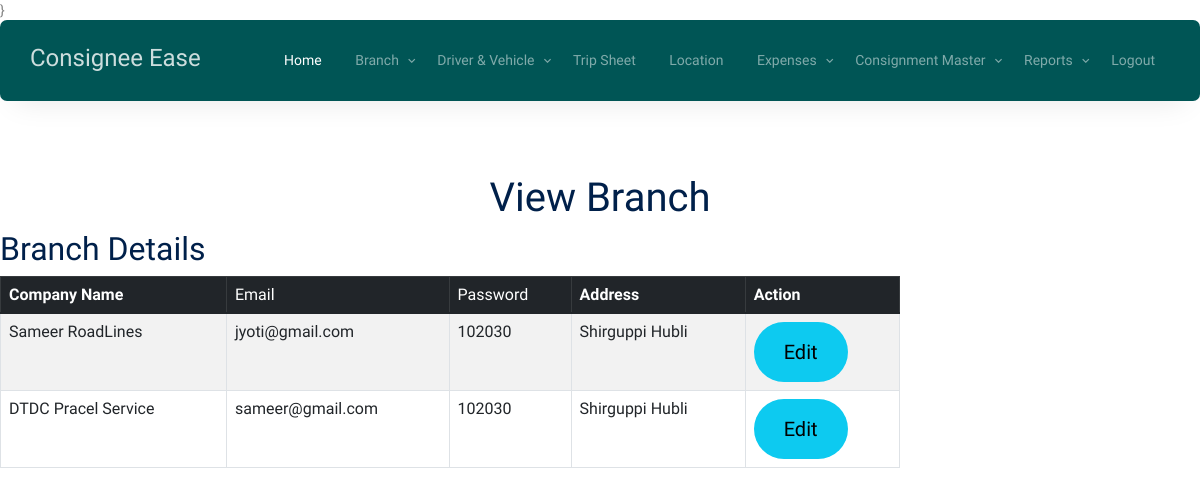
Page /view_branch on the committed database.
### consign_app/models.py (models this page shows)
class Branch(models.Model):
    headname = models.CharField(max_length=150, null=True)
    companyname = models.CharField(max_length=50, null=True)
    phonenumber = models.CharField(max_length=50, null=True)
    email = models.CharField(max_length=50, null=True)
    gst = models.CharField(max_length=50, null=True)
    address = models.CharField(max_length=50, null=True)
    password = models.CharField(max_length=50, null=True)
    services = models.CharField(max_length=500, null=True)
    agency = models.CharField(max_length=500, null=True)

### consign_app/views.py (the view)
# urls.py: path('view_branch', views.view_branch, name='view_branch'),
def view_branch(request):
    data=Branch.objects.all()
    return render(request,'view_branch.html',{'data':data})

### consign_app/templates/view_branch.html (shortened to what this page needs)
{% load static %}}
<!DOCTYPE html>
<html lang="en">
  <head>
    <link rel="stylesheet" href="{% static 'fonts/icomoon/style.css' %}" />
    <link rel="stylesheet" href="{% static 'fonts/flaticon/font/flaticon.css' %}" />
    <link rel="stylesheet" href="{% static 'css/tiny-slider.css' %}" />
    <link rel="stylesheet" href="{% static 'css/aos.css' %}" />
    <link rel="stylesheet" href="{% static 'css/style.css' %}" />
  </head>
  <body>
    {% include 'index_menu.html' %}
    <br><br><br><br><br><br>
      <div class="container">
        <div class="row justify-content-center align-items-center">
          <div class="col-lg-9 text-center mt-5">
            <h1 class="heading" data-aos="fade-up">View Branch</h1>
          </div>
        </div>
      </div>
<div class="content">
    <div class="" style=" width: 100%; overflow-x: auto;">
        <h2>Branch Details</h2>
        <div class="">
            <div class="">
                <form method="get" style="width:900px">
                    <table class="table table-striped table-bordered">
                        <thead class="table-dark">
                        <tr>
                            <th>Company Name</th>
                            <td>Email</td>
                            <td>Password</td>
                            <th>Address</th>
                            <th>Action</th>
                        </tr>
                        </thead>
                        <tbody>
                        {% for v in data %}
                        <tr class="custom-row">
                            <td>{{v.companyname}}</td>
                            <td>{{v.email}}</td>
                            <td>{{ v.password }}</td>
                            <td>{{v.address}}</td>
                            <td class="action-btns">
                                <a href="{% url 'edit_branch' v.id %}" class="btn btn-info btn-lg">Edit</a>
                            </td>
                        </tr>
                        {% endfor %}
                        </tbody>
                    </table>
                </form>
            </div>
        </div>
    </div>
</div>
  </body>
</html>

### consign_app/templates/index_menu.html (shortened to what this page needs)
    <nav class="site-nav">
        <div class="menu-bg-wrap">
          <div class="site-navigation">
            <a href="{% url 'index' %}}" class="logo m-0 float-start">Consignee Ease</a>
            <ul
              class="js-clone-nav d-none d-lg-inline-block text-start site-menu float-end"
            >
              <li class="active"><a href="{% url 'admin_home' %}">Home</a></li>
              <li class="has-children">
                <a href="#">Branch</a>
              </li>
              <li class="has-children">
                <a href="#">Driver & Vehicle</a>
              </li>
              <li><a href="{% url 'adminTripSheet' %}">Trip Sheet</a></li>
              <li><a href="{% url 'admintrack_driver' %}">Location</a></li>
              <li class="has-children">
                <a href="#">Expenses</a>
              </li>
              <li class="has-children">
                <a href="#">Consignment Master</a>
              </li>
              <li class="has-children">
                <a href="#">Reports</a>
              </li>
              <li><a href="{% url 'index' %}">Logout</a></li>
            </ul>
          </div>
        </div>
    </nav>

### rows in the picture
Branch: companyname "Sameer RoadLines", email "jyoti@gmail.com", password "102030", address "Shirguppi Hubli"
Branch: companyname "DTDC Pracel Service", email "sameer@gmail.com", password "102030", address "Shirguppi Hubli"
